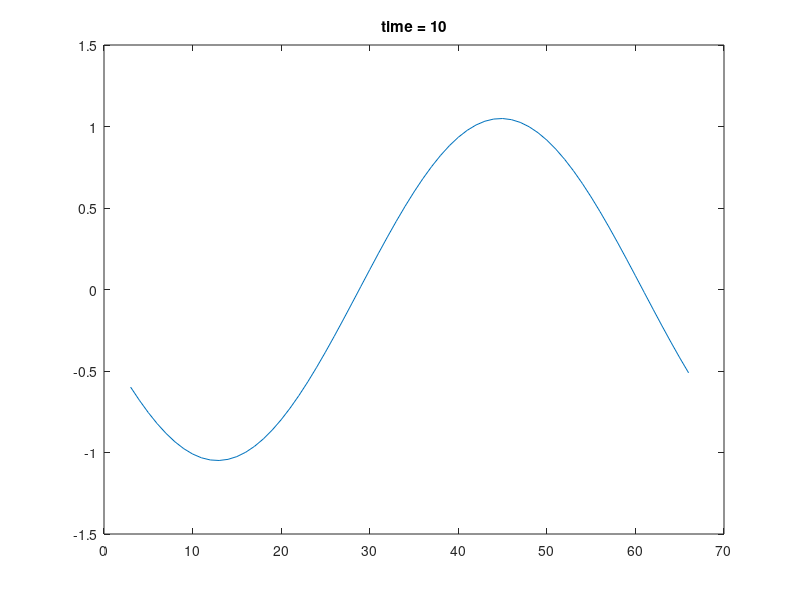

Recreate this plot in MATLAB.
pause on;

initialX = 0;
stepSizeX = pi/32;
finalX = 63/32*pi;

initialT = 0;
stepSizeT = 0.01;
finalT = 10;

velocity = -1;

finalStepT = (finalT-initialT)/stepSizeT;
finalStepX = (finalX-initialX)/stepSizeX+3; 

x = (initialX-2*stepSizeX):stepSizeX:(finalX+2*stepSizeX);
u = sin(x + velocity*initialT);
%I think the initial plot of u might have more points than the plots in the
%for loop

figure(1)
plot(initialX:stepSizeX, u)

u_new = u;

for t = 1:finalStepT
   x = 3:finalStepX;
   u_new(x) = u(x) - velocity*stepSizeT*(-3/2*u(x)+2*u(x+1)-0.5*u(x+2))/(stepSizeX); 
   u_new(1) = u_new(finalStepX-1);
   u_new(2) = u_new(finalStepX);
   u_new(finalStepX+2) = u_new(4);
   u_new(finalStepX+1) = u_new(3);
   
   plot(x, u_new(3:finalStepX))
   title(['time = ' num2str(t*stepSizeT+initialT)])
   pause(0.01);
   
   u = u_new;
end

% notes on forward versus backward loop
%
% Backward:     (x) - (x-1)
%               positive v
%               loop Final:-1:initial
% 
% Forward:      (x+1) - (x)
%               negative v
%               loop initial:Final